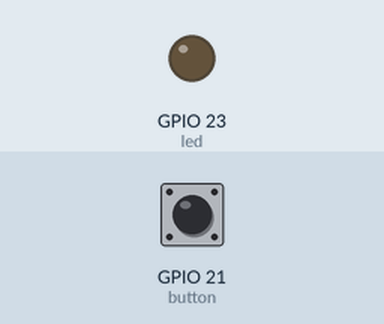
Simulated run of this program. Board: Raspberry Pi (BCM pin numbers). Parts: output pins drawn as LEDs (lit = HIGH). Inputs (shaded band) come from the test bench; at power-on: GPIO 21 (button) HIGH.

Above: at 1.2 s.
1.3 s: GPIO 21 (button) pulled LOW for 0.15 s
At 2.0 s:
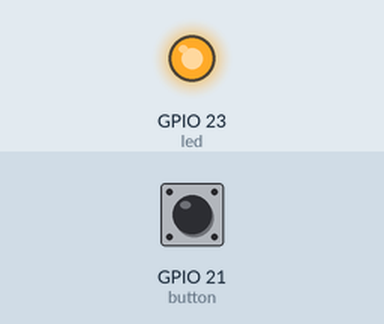
4.4 s: GPIO 21 (button) pulled LOW for 1 s
At 8.2 s:
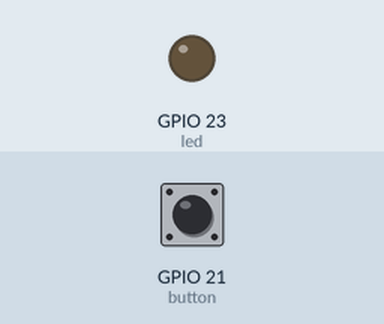
8.4 s: GPIO 21 (button) pulled LOW for 3.2 s
At 12.7 s:
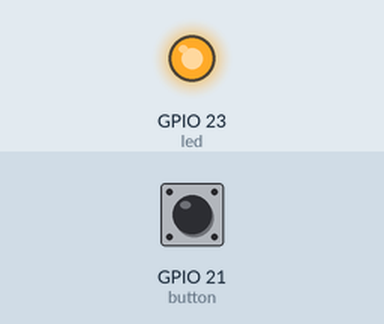
Timing chart, 0 to 15.1 s (numbered marks = the images above; inputs shaded):
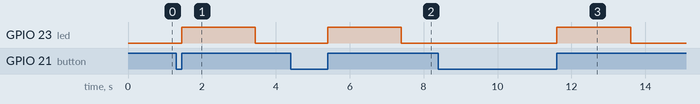

Measured:
- after the input at 1.3 s, GPIO 23 (led): LOW → HIGH after 0.15 s, → LOW 2.0 s later
- after the input at 4.4 s, GPIO 23 (led): LOW → HIGH after 1.0 s, → LOW 2.0 s later
- after the input at 8.4 s, GPIO 23 (led): LOW → HIGH after 3.2 s, → LOW 2.0 s later

The program:

gpio_led_button.py
```python
import RPi.GPIO as GPIO
import time

def button_pressed(channel):
	GPIO.output(led,1)
	time.sleep(2)
	GPIO.output(led,0)


GPIO.setmode(GPIO.BCM)
GPIO.setwarnings(False)

led = 23 #GPIO channel number
GPIO.setup(led, GPIO.OUT)

button = 21
GPIO.setup(button, GPIO.IN, GPIO.PUD_UP)
GPIO.add_event_detect(button, GPIO.RISING, bouncetime=200)
GPIO.add_event_callback(button, button_pressed)

while True:
	continue
```
